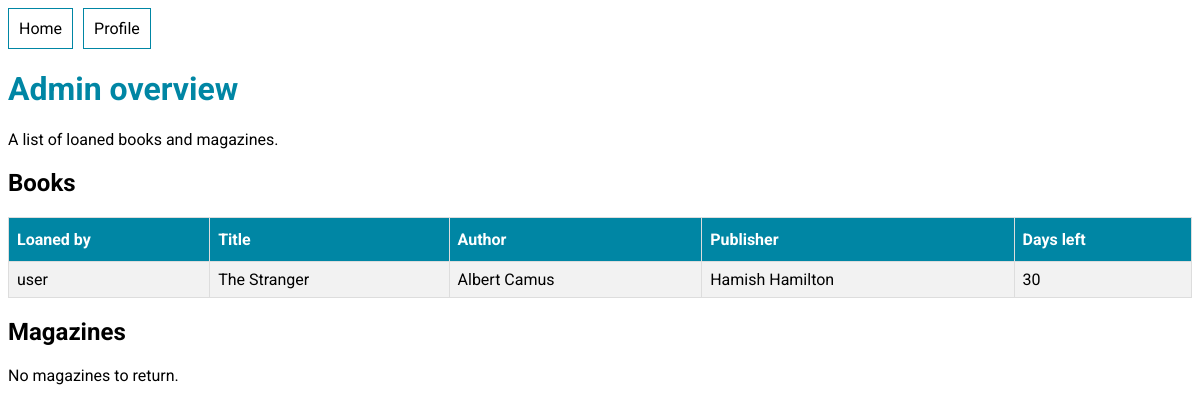
Page /user/admin/ (signed in) on the earlier database version.
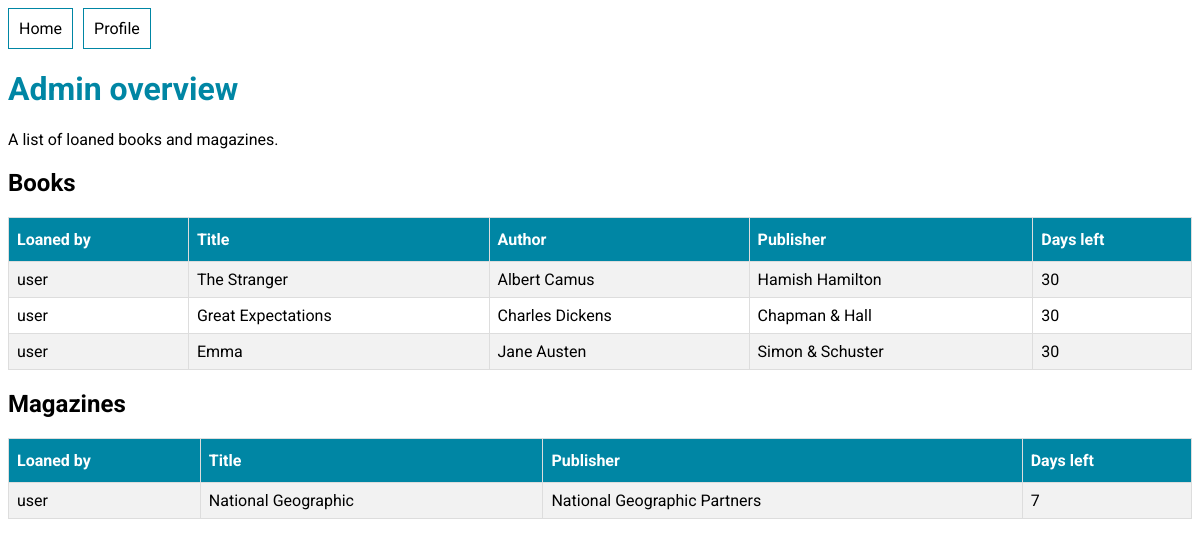
Same page on the later database version.
### library_app/models.py (models this page shows, shortened)
class BookLoan(models.Model):
    user = models.ForeignKey(User, on_delete=models.CASCADE)
    book = models.ForeignKey(Book, on_delete=models.CASCADE)
    loaned_timestamp = models.DateTimeField(auto_now_add=True)
    returned_timestamp = models.DateTimeField(null=True)
    def daysLeft(self):
        date_to_return = self.loaned_timestamp + \
        timedelta(days=loan_days_limit['book'])
        days_left = (date_to_return - self.loaned_timestamp).days
        return days_left

class Book(models.Model):
    title = models.CharField(max_length=200)
    author = models.CharField(max_length=200)
    publisher = models.CharField(max_length=200)
    is_available = models.BooleanField(default=True)

class MagazineLoan(models.Model):
    user = models.ForeignKey(User, on_delete=models.CASCADE)
    magazine = models.ForeignKey(Magazine, on_delete=models.CASCADE)
    loaned_timestamp = models.DateTimeField(auto_now_add=True)
    returned_timestamp = models.DateTimeField(null=True)
    def daysLeft(self):
        date_to_return = self.loaned_timestamp + \
        timedelta(days=loan_days_limit['magazine'])
        days_left = (date_to_return - self.loaned_timestamp).days
        return days_left

class Magazine(models.Model):
    title = models.CharField(max_length=200)
    publisher = models.CharField(max_length=200)
    is_available = models.BooleanField(default=True)

### user_app/views.py (the view)
# urls.py: path('admin/', admin.site.urls),
@login_required
def admin(request):
    context = {}
    user = request.user
    bookloans = BookLoan.objects.filter(returned_timestamp__isnull=True).order_by("loaned_timestamp")
    magazineloans = MagazineLoan.objects.filter(returned_timestamp__isnull=True).order_by("loaned_timestamp")
    context = {"bookloans": bookloans, "magazineloans": magazineloans}
    return render(request, "user_app/admin.html", context)

### templates/user_app/admin.html (shortened to what this page needs)
{% extends "base.html" %}
{% block content %}
<div>
  <h1>Admin overview</h1>
  <p>A list of loaned books and magazines.</p>
  <div>
    <h2>Books</h2>
    {% if bookloans.count %}
      <table>
        <tr>
          <th>Loaned by</th>
          <th>Title</th>
          <th>Author</th>
          <th>Publisher</th>
          <th>Days left</th>
        </tr>
        {% for bookloan in bookloans %}
        <tr>
          <td>{{bookloan.user.username}}</td>
          <td>{{bookloan.book.title}}</td>
          <td>{{bookloan.book.author}}</td>
          <td>{{bookloan.book.publisher}}</td>
          <td>{{bookloan.daysLeft}} </td>
        </tr>
        {% endfor %}
      </table>
    {% else %}
      <p>No books to return.</p>
    {% endif %}
    <h2>Magazines</h2>
    {% if magazineloans.count %}
      <table>
        <tr>
          <th>Loaned by</th>
          <th>Title</th>
          <th>Publisher</th>
          <th>Days left</th>
        </tr>
        {% for magazineloan in magazineloans %}
        <tr>
          <td>{{magazineloan.user.username}}</td>
          <td>{{magazineloan.magazine.title}}</td>
          <td>{{magazineloan.magazine.publisher}}</td>
          <td>{{magazineloan.daysLeft}} </td>
        </tr>
        {% endfor %}
      </table>
    {% else %}
      <p>No magazines to return.</p>
    {% endif %}
  </div>
</div>
{% endblock content %}

Differences in the rows shown:
added BookLoan: user.username "user", book "Great Expectations", book.author "Charles Dickens", book.publisher "Chapman & Hall", daysLeft "30"
added BookLoan: user.username "user", book "Emma", book.author "Jane Austen", book.publisher "Simon & Schuster", daysLeft "30"
added MagazineLoan: user.username "user", magazine "National Geographic", magazine.publisher "National Geographic Partners", daysLeft "7"
Other differences:
text no longer shown: "No magazines to return."
text now shown: "Loaned by Title Publisher Days left"
